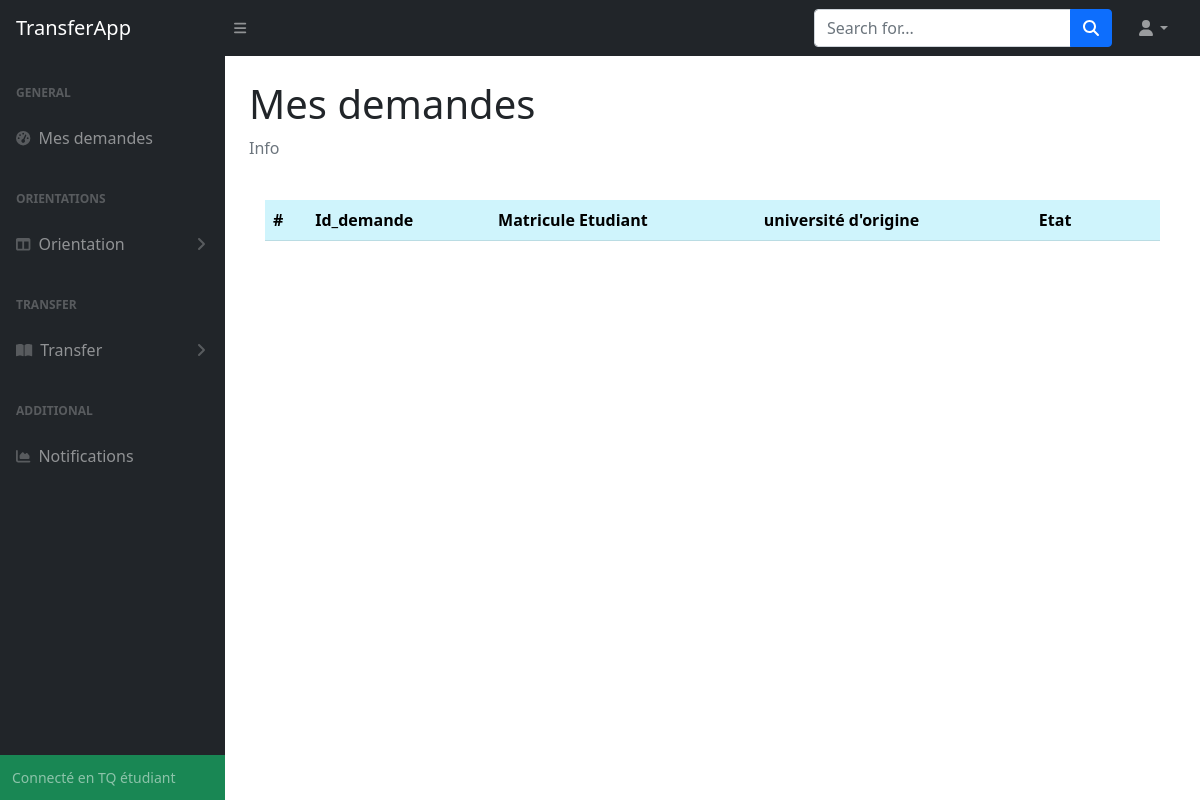
Before: /etudiant (signed in) with the older database file.
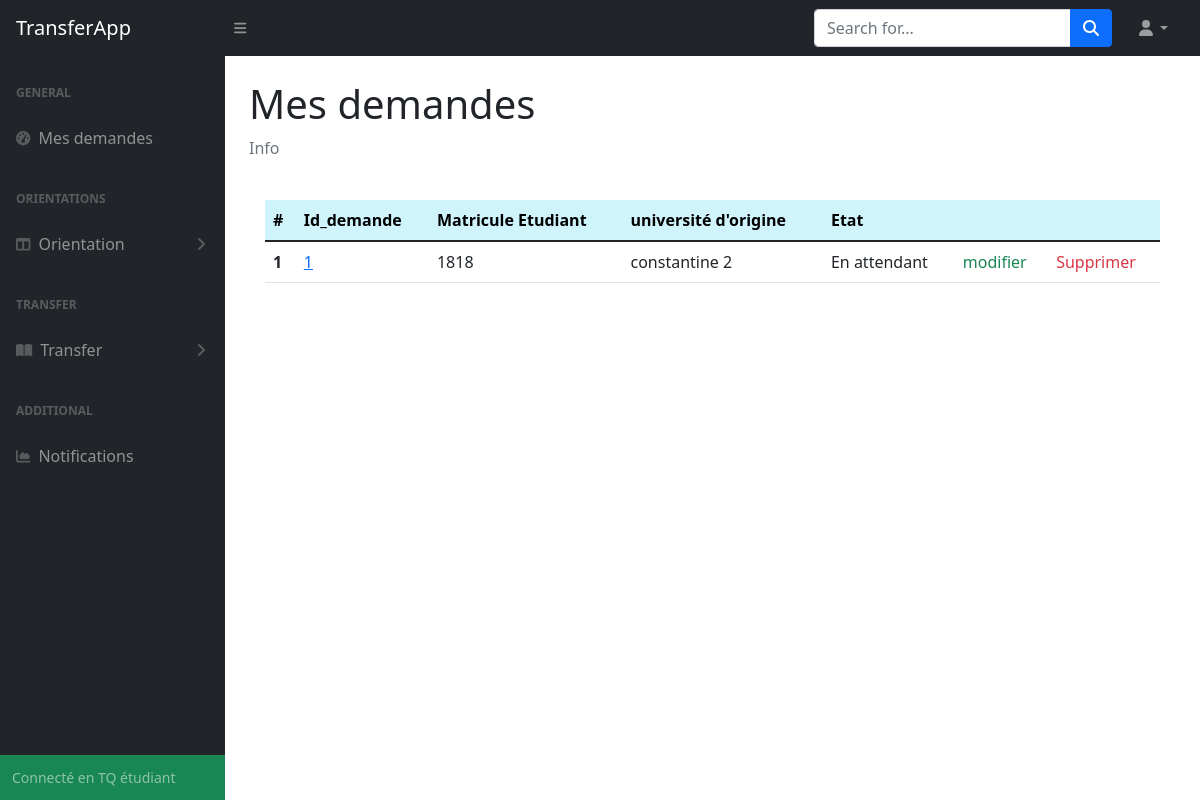
After: the same page with the newer database file.
### tables this page shows
CREATE TABLE "transfer_request" (
	"matricule"	INTEGER NOT NULL,
	"id_transfer"	INTEGER NOT NULL,
	"moyen_bac"	REAL NOT NULL,
	"filiere_bac"	TEXT NOT NULL,
	"niveau-etude"	TEXT NOT NULL,
	"date_premier_insc"	TEXT NOT NULL,
	"formation"	TEXT NOT NULL,
	"univ_origin"	TEXT NOT NULL,
	"conge_academic"	INTEGER NOT NULL,
	"etat"	INTEGER NOT NULL,
	"choix1"	INTEGER NOT NULL,
	"choix2"	INTEGER NOT NULL,
	"choix3"	INTEGER NOT NULL,
	"choix4"	INTEGER NOT NULL,
	FOREIGN KEY("choix1") REFERENCES "specialite"("id"),
	FOREIGN KEY("choix4") REFERENCES "specialite"("id"),
	FOREIGN KEY("matricule") REFERENCES "etudiant"("matricule"),
	FOREIGN KEY("choix3") REFERENCES "specialite"("id"),
	FOREIGN KEY("id_transfer") REFERENCES "transfer"("id"),
	FOREIGN KEY("choix2") REFERENCES "specialite"("id"),
	PRIMARY KEY("matricule")
);

### App.py (the view)
@app.route('/etudiant')
def Student_index():
    if session.get("email") != None:
        StudentInfo = db.getStudentInfoByEmail(session.get("email"))
        matricule = StudentInfo[0]
        if db.getAllTransferRequests(matricule) != None:
            data = db.getAllTransferRequests(matricule)
            db.closeConnection()
            return render_template('etudiant/index.html', data = data)
        return render_template('etudiant/index.html')
    return redirect(url_for('login'))

### database_api.py (called while the page is built)
def closeConnection():
    print("closing connection...")
    con.close

def getStudentInfoByEmail(email):
    try:
        cursor.execute('select * from etudiant where email=:email',{'email':email})
    except Error as e:
        print(e)
        return None
    else:
        res = cursor.fetchone()
        return res

### templates/etudiant/index.html (shortened to what this page needs)
{% extends "etudiant/base.html" %}
{% block content %}
    <main>
        <div class="container-fluid px-4">
            <h1 class="mt-4">Mes demandes</h1>
            <ol class="breadcrumb mb-4">
                <li class="breadcrumb-item active">Info</li>
            </ol>
            <div class="card-body">
                <table class="table">
                    <thead>
                      <tr>
                        <th scope="col" class="table-info">#</th>
                        <th scope="col" class="table-info">Id_demande</th>
                        <th scope="col" class="table-info">Matricule Etudiant</th>
                        <th scope="col" class="table-info">université d'origine</th>
                        <th scope="col" class="table-info">Etat</th>
                        <th scope="col" class="table-info"></th>
                        <th scope="col" class="table-info"></th>
                      </tr>
                    </thead>
                    <tbody>
                        {% for item in data %}
                        <tr>
                            <th scope="row">{{data.index(item) + 1 }}</th>
                            <td><a href="/etudiant/demande_details/54">{{item['transfer_id']}}</a></td>
                            <td>{{item['matricule']}}</td>
                            <td>{{item['univ_origin']}}</td>
                            <td>{{item['etat']}}</td>
                            <td><a class="link-success text-decoration-none" href="{{url_for('EditTransfer', transfer_id = item['transfer_id'], matricule = item['matricule'])}}">modifier</a></td>
                            <td><a class="link-danger text-decoration-none" href="{{url_for('DeleteTransfer', transfer_id = item['transfer_id'], matricule = item['matricule'])}}">Supprimer</a></td>
                        </tr>
                        {% endfor %}
                    </tbody>
                  </table>
            </div>
            </div>
        </div>
{% endblock content %}

Changed rows visible on the page:
added transfer_request: data.index(item)+1 "1", transfer_id "1", matricule "1818", univ_origin "constantine 2", etat "En attendant"
